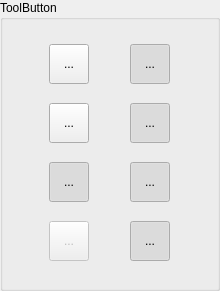
                    <widget class="QGroupBox" name="groupBox_2">
                        <property name="geometry">
                            <rect>
                                <x>230</x>
                                <y>10</y>
                                <width>220</width>
                                <height>291</height>
                            </rect>
                        </property>
                        <property name="minimumSize">
                            <size>
                                <width>220</width>
                                <height>0</height>
                            </size>
                        </property>
                        <property name="title">
                            <string>ToolButton</string>
                        </property>
                        <layout class="QGridLayout" name="gridLayout">
                            <item row="0" column="1">
                                <widget class="QToolButton" name="toolButton_4">
                                    <property name="minimumSize">
                                        <size>
                                            <width>40</width>
                                            <height>40</height>
                                        </size>
                                    </property>
                                    <property name="text">
                                        <string>...</string>
                                    </property>
                                    <property name="icon">
                                        <iconset resource="../../asset.qrc">
                                            <normaloff>:/icon_b/assets/svg_blue/IcoMoon.svg</normaloff>
                                            <normalon>:/icon/assets/svg/IcoMoon.svg</normalon>:/icon_b/assets/svg_blue/IcoMoon.svg
                                        </iconset>
                                    </property>
                                    <property name="checkable">
                                        <bool>true</bool>
                                    </property>
                                    <property name="checked">
                                        <bool>true</bool>
                                    </property>
                                    <property name="style" stdset="0">
                                        <string>success</string>
                                    </property>
                                </widget>
                            </item>
                            <item row="0" column="0">
                                <widget class="QToolButton" name="toolButton">
                                    <property name="minimumSize">
                                        <size>
                                            <width>40</width>
                                            <height>40</height>
                                        </size>
                                    </property>
                                    <property name="text">
                                        <string>...</string>
                                    </property>
                                    <property name="icon">
                                        <iconset resource="../../asset.qrc">
                                            <normaloff>:/icon_w/assets/svg_white/IcoMoon.svg</normaloff>
                                            <normalon>:/icon/assets/svg/IcoMoon.svg</normalon>
                                            <disabledoff>:/icon/assets/svg/IcoMoon.svg</disabledoff>:/icon_w/assets/svg_white/IcoMoon.svg
                                        </iconset>
                                    </property>
                                </widget>
                            </item>
                            <item row="1" column="1">
                                <widget class="QToolButton" name="toolButton_3">
                                    <property name="minimumSize">
                                        <size>
                                            <width>40</width>
                                            <height>40</height>
                                        </size>
                                    </property>
                                    <property name="text">
                                        <string>...</string>
                                    </property>
                                    <property name="icon">
                                        <iconset resource="../../asset.qrc">
                                            <normaloff>:/icon_b/assets/svg_blue/IcoMoon.svg</normaloff>
                                            <normalon>:/icon/assets/svg/IcoMoon.svg</normalon>:/icon_b/assets/svg_blue/IcoMoon.svg
                                        </iconset>
                                    </property>
                                    <property name="checkable">
                                        <bool>true</bool>
                                    </property>
                                    <property name="checked">
                                        <bool>true</bool>
                                    </property>
                                    <property name="style" stdset="0">
                                        <string>warning</string>
                                    </property>
                                </widget>
                            </item>
                            <item row="2" column="0">
                                <widget class="QToolButton" name="toolButton_2">
                                    <property name="minimumSize">
                                        <size>
                                            <width>40</width>
                                            <height>40</height>
                                        </size>
                                    </property>
                                    <property name="text">
                                        <string>...</string>
                                    </property>
                                    <property name="icon">
                                        <iconset resource="../../asset.qrc">
                                            <normaloff>:/icon_w/assets/svg_white/IcoMoon.svg</normaloff>
                                            <normalon>:/icon/assets/svg/IcoMoon.svg</normalon>:/icon_w/assets/svg_white/IcoMoon.svg
                                        </iconset>
                                    </property>
                                    <property name="checkable">
                                        <bool>true</bool>
                                    </property>
                                    <property name="checked">
                                        <bool>true</bool>
                                    </property>
                                </widget>
                            </item>
                            <item row="1" column="0">
                                <widget class="QToolButton" name="toolButton_6">
                                    <property name="minimumSize">
                                        <size>
                                            <width>40</width>
                                            <height>40</height>
                                        </size>
                                    </property>
                                    <property name="text">
                                        <string>...</string>
                                    </property>
                                    <property name="icon">
                                        <iconset resource="../../asset.qrc">
                                            <normaloff>:/icon_w/assets/svg_white/IcoMoon.svg</normaloff>
                                            <normalon>:/icon/assets/svg/IcoMoon.svg</normalon>:/icon_w/assets/svg_white/IcoMoon.svg
                                        </iconset>
                                    </property>
                                    <property name="checkable">
                                        <bool>true</bool>
                                    </property>
                                </widget>
                            </item>
                            <item row="2" column="1">
                                <widget class="QToolButton" name="toolButton_5">
                                    <property name="minimumSize">
                                        <size>
                                            <width>40</width>
                                            <height>40</height>
                                        </size>
                                    </property>
                                    <property name="text">
                                        <string>...</string>
                                    </property>
                                    <property name="icon">
                                        <iconset resource="../../asset.qrc">
                                            <normaloff>:/icon_w/assets/svg_white/heart.svg</normaloff>
                                            <normalon>:/icon/assets/svg/heart.svg</normalon>:/icon_w/assets/svg_white/heart.svg
                                        </iconset>
                                    </property>
                                    <property name="checkable">
                                        <bool>true</bool>
                                    </property>
                                    <property name="checked">
                                        <bool>true</bool>
                                    </property>
                                    <property name="style" stdset="0">
                                        <string>danger</string>
                                    </property>
                                </widget>
                            </item>
                            <item row="3" column="0">
                                <widget class="QToolButton" name="toolButton_7">
                                    <property name="enabled">
                                        <bool>false</bool>
                                    </property>
                                    <property name="minimumSize">
                                        <size>
                                            <width>40</width>
                                            <height>40</height>
                                        </size>
                                    </property>
                                    <property name="text">
                                        <string>...</string>
                                    </property>
                                    <property name="icon">
                                        <iconset resource="../../asset.qrc">
                                            <normaloff>:/icon/assets/svg/IcoMoon.svg</normaloff>
                                            <normalon>:/icon_w/assets/svg_white/IcoMoon.svg</normalon>:/icon/assets/svg/IcoMoon.svg
                                        </iconset>
                                    </property>
                                </widget>
                            </item>
                            <item row="3" column="1">
                                <widget class="QToolButton" name="toolButton_8">
                                    <property name="minimumSize">
                                        <size>
                                            <width>40</width>
                                            <height>40</height>
                                        </size>
                                    </property>
                                    <property name="text">
                                        <string>...</string>
                                    </property>
                                    <property name="icon">
                                        <iconset resource="../../asset.qrc">
                                            <normaloff>:/icon_b/assets/svg_blue/IcoMoon.svg</normaloff>
                                            <normalon>:/icon/assets/svg/IcoMoon.svg</normalon>:/icon_b/assets/svg_blue/IcoMoon.svg
                                        </iconset>
                                    </property>
                                    <property name="checkable">
                                        <bool>true</bool>
                                    </property>
                                    <property name="checked">
                                        <bool>true</bool>
                                    </property>
                                    <property name="style" stdset="0">
                                        <string>info</string>
                                    </property>
                                </widget>
                            </item>
                        </layout>
                    </widget>
